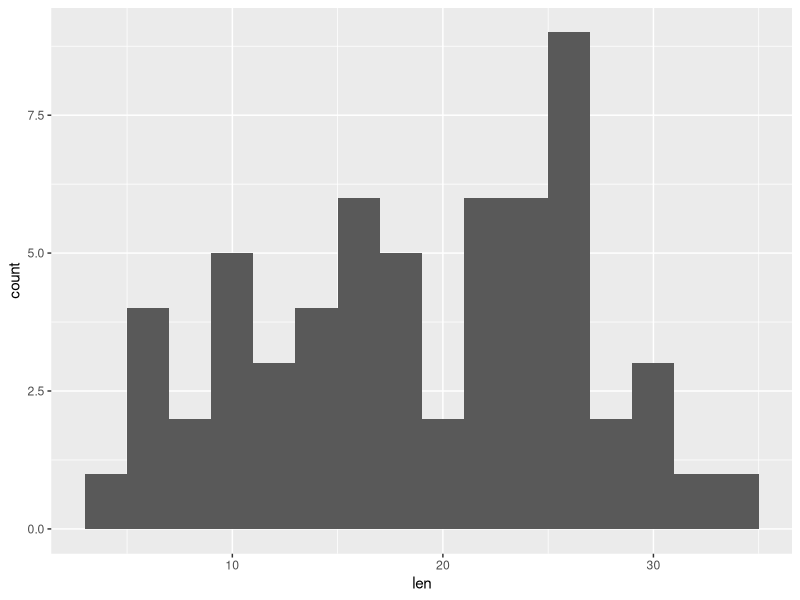
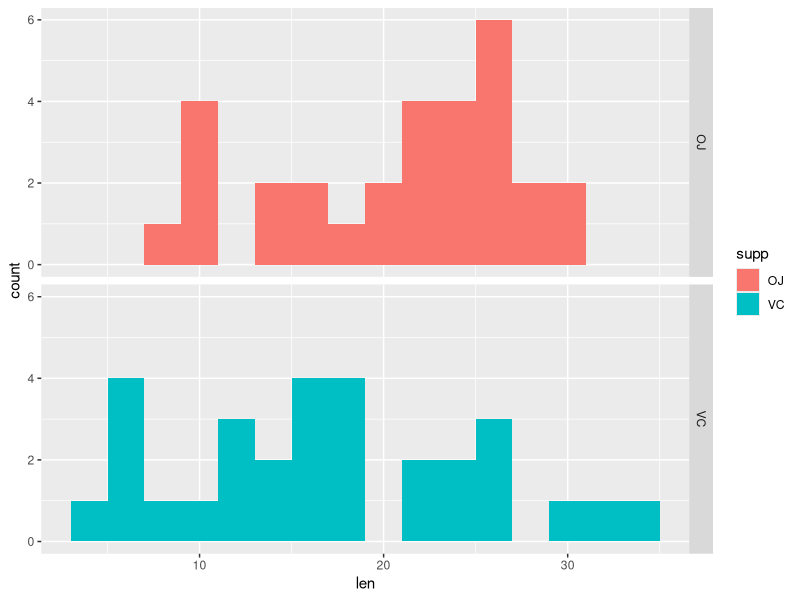
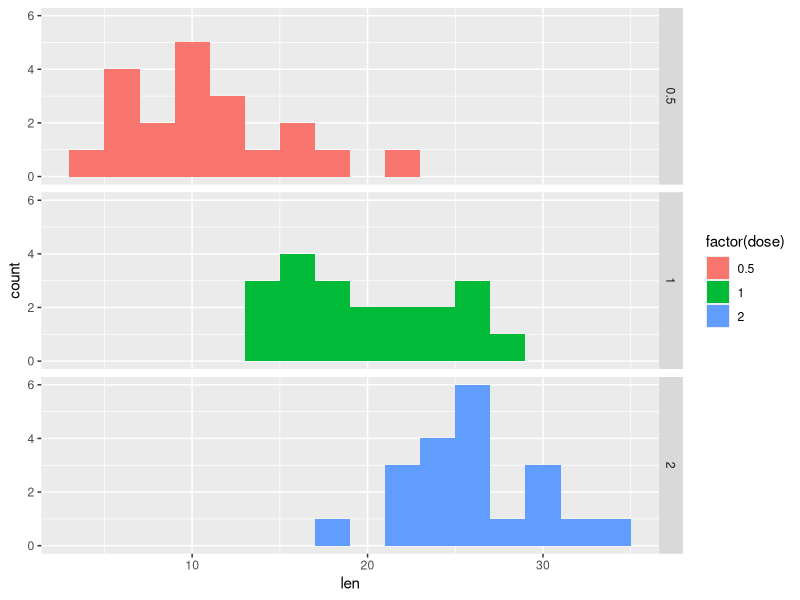
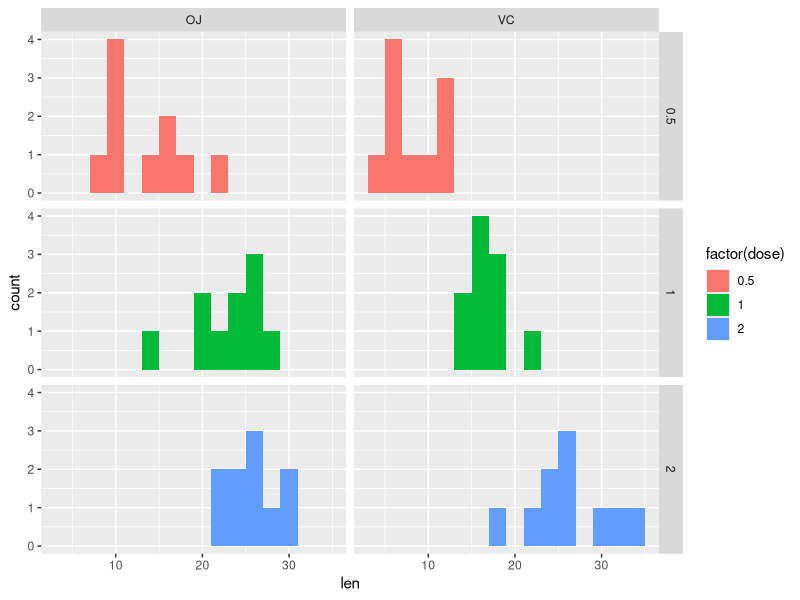

Generate these figures, in order, with R:
## ---- chunk 1
library(ggplot2)

data(ToothGrowth)
attach(ToothGrowth)

table(list(supp,dose))
## ---- chunk 2
g1 <- ggplot(ToothGrowth)
g1 + geom_histogram(aes(x=len), binwidth=2)
g1 + geom_histogram(aes(x=len, fill=supp), binwidth=2) + facet_grid(supp~.)
g1 + geom_histogram(aes(x=len, fill=factor(dose)), binwidth=2) + facet_grid(dose~.)
g1 + geom_histogram(aes(x=len, fill=factor(dose)), binwidth=2) + facet_grid(dose~supp)

## ---- chunk 3
aggregate(len ~ supp, data=ToothGrowth, mean)
aggregate(len ~ dose, data=ToothGrowth, mean)
aggregate(len ~ dose + supp, data=ToothGrowth, mean)
## ---- chunk 4
tg0.51 <- subset(ToothGrowth, dose!=2)
tg0.52 <- subset(ToothGrowth, dose!=1)
tg12 <- subset(ToothGrowth, dose!=0.5)

t.test(len ~ supp, data=ToothGrowth)
t.test(len ~ dose, data=tg0.51)
t.test(len ~ dose, data=tg0.52)
t.test(len ~ dose, data=tg12)
